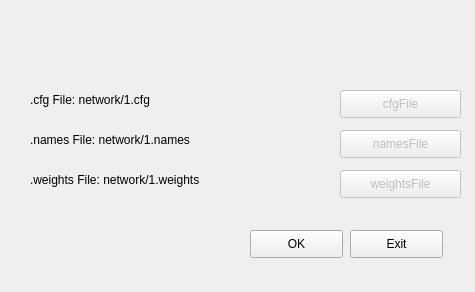
<?xml version="1.0" encoding="UTF-8"?>
<ui version="4.0">
 <class>Dialog</class>
 <widget class="QDialog" name="Dialog">
  <property name="geometry">
   <rect>
    <x>0</x>
    <y>0</y>
    <width>475</width>
    <height>292</height>
   </rect>
  </property>
  <property name="windowTitle">
   <string>Dialog</string>
  </property>
  <widget class="QLabel" name="cfgFilePath_Label">
   <property name="geometry">
    <rect>
     <x>30</x>
     <y>90</y>
     <width>301</width>
     <height>20</height>
    </rect>
   </property>
   <property name="font">
    <font>
     <pointsize>9</pointsize>
    </font>
   </property>
   <property name="text">
    <string>.cfg File: network/1.cfg</string>
   </property>
  </widget>
  <widget class="QLabel" name="weightsFilePath_Label">
   <property name="geometry">
    <rect>
     <x>30</x>
     <y>170</y>
     <width>301</width>
     <height>20</height>
    </rect>
   </property>
   <property name="font">
    <font>
     <pointsize>9</pointsize>
    </font>
   </property>
   <property name="text">
    <string>.weights File: network/1.weights</string>
   </property>
  </widget>
  <widget class="QPushButton" name="cfgFileBtn">
   <property name="enabled">
    <bool>false</bool>
   </property>
   <property name="geometry">
    <rect>
     <x>340</x>
     <y>90</y>
     <width>121</width>
     <height>28</height>
    </rect>
   </property>
   <property name="text">
    <string>cfgFile</string>
   </property>
  </widget>
  <widget class="QLabel" name="namesFilePath_Label">
   <property name="geometry">
    <rect>
     <x>30</x>
     <y>130</y>
     <width>301</width>
     <height>20</height>
    </rect>
   </property>
   <property name="font">
    <font>
     <pointsize>9</pointsize>
    </font>
   </property>
   <property name="text">
    <string>.names File: network/1.names</string>
   </property>
  </widget>
  <widget class="QPushButton" name="namesFileBtn">
   <property name="enabled">
    <bool>false</bool>
   </property>
   <property name="geometry">
    <rect>
     <x>340</x>
     <y>130</y>
     <width>121</width>
     <height>28</height>
    </rect>
   </property>
   <property name="text">
    <string>namesFile</string>
   </property>
  </widget>
  <widget class="QPushButton" name="weightsFileBtn">
   <property name="enabled">
    <bool>false</bool>
   </property>
   <property name="geometry">
    <rect>
     <x>340</x>
     <y>170</y>
     <width>121</width>
     <height>28</height>
    </rect>
   </property>
   <property name="text">
    <string>weightsFile</string>
   </property>
  </widget>
  <widget class="QPushButton" name="okBtn">
   <property name="geometry">
    <rect>
     <x>250</x>
     <y>230</y>
     <width>93</width>
     <height>28</height>
    </rect>
   </property>
   <property name="text">
    <string>OK</string>
   </property>
  </widget>
  <widget class="QPushButton" name="exitBtn">
   <property name="geometry">
    <rect>
     <x>350</x>
     <y>230</y>
     <width>93</width>
     <height>28</height>
    </rect>
   </property>
   <property name="text">
    <string>Exit</string>
   </property>
  </widget>
 </widget>
 <resources/>
 <connections/>
</ui>
